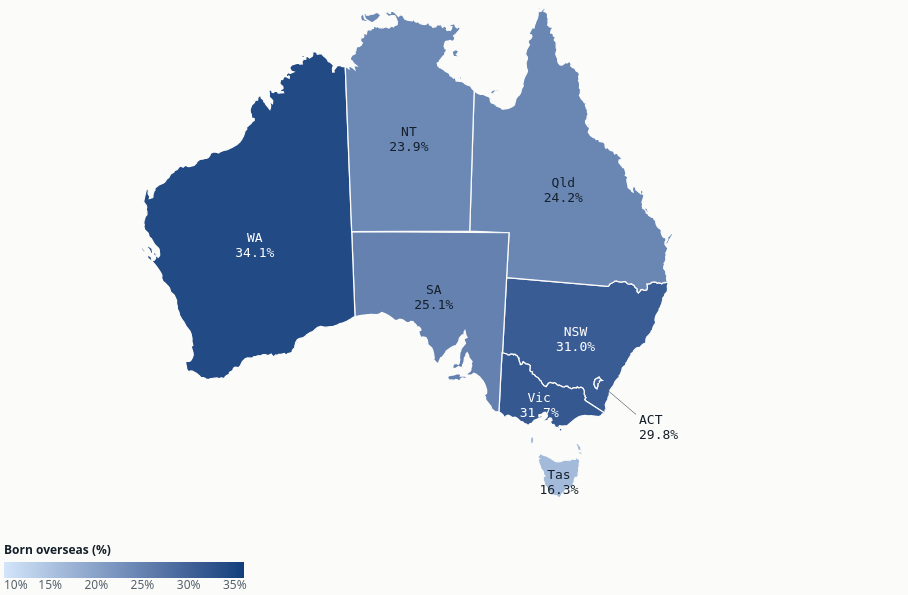

Express this chart as Vega-Lite.
### Vega-Lite specification from a JSON file in a GitHub repository (floating-point values rounded to 4 significant figures; data arrays with more than 128 entries replaced by an {"elided": "..."} marker saying what was removed)
{"$schema": "https://vega.github.io/schema/vega-lite/v5.json", "width": 900, "height": 520, "autosize": {"type": "pad"}, "config": {"background": null, "font": "IBM Plex Sans, Segoe UI, system-ui, sans-serif", "padding": 4, "view": {"stroke": null}, "axis": {"labelColor": "#56616b", "titleColor": "#56616b", "gridColor": "#d6dbd5", "domainColor": "#d6dbd5", "tickColor": "#d6dbd5", "labelFont": "IBM Plex Mono, ui-monospace, Menlo, monospace", "labelFontSize": 11, "titleFont": "IBM Plex Sans, Segoe UI, system-ui, sans-serif", "titleFontWeight": 500}, "legend": {"labelColor": "#56616b", "titleColor": "#15202a", "labelFont": "IBM Plex Sans, Segoe UI, system-ui, sans-serif", "titleFont": "IBM Plex Sans, Segoe UI, system-ui, sans-serif", "titleFontWeight": 600, "labelFontSize": 12, "titleFontSize": 12, "symbolStrokeColor": "#fbfbf9"}, "text": {"color": "#15202a", "font": "IBM Plex Sans, Segoe UI, system-ui, sans-serif"}, "tooltipFormat": {"numberFormat": ",.0f"}}, "params": [{"name": "yr", "value": 2021, "bind": {"input": "radio", "options": [2001, 2006, 2011, 2016, 2021], "name": "Year "}}], "projection": {"type": "conicEqualArea", "parallels": [-18, -36], "rotate": [-134, 0]}, "layer": [{"data": {"values": {"type": "Topology", "arcs": {"elided": "106 rows, 2810 int values in total"}, "transform": {"scale": [0.002035, 0.001652], "translate": [112.9, -43.63]}, "objects": {"states": {"type": "GeometryCollection", "geometries": [{"arcs": [[0, 1, 2, 3, 4, 5, 6, 7, 8, 9, 10, 11, 12, 13, 14, 15, 16, 17, 18, 19, 20, 21, 22, 23, 24, 25, 26, 27, 28, 29, 30, 31, 32, 33, 34, 35, 36, 37, 38, 39, 40, 41, 42, 43, 44, 45], [46]], "type": "Polygon", "properties": {"STATE_CODE": "1", "STATE_NAME": "New South Wales"}, "id": 0}, {"arcs": [[47, 48, 49, -38, 50, -36, 51, -34, 52, -32, 53, -30, 54, -28, 55, -26, 56, 57, -23, 58, -21, 59, 60, 61, -17, 62, -15, 63, -13, 64, -11, 65, -9, 66, -7, 67, -5, 68, 69, 70, -1, 71]], "type": "Polygon", "properties": {"STATE_CODE": "2", "STATE_NAME": "Victoria"}, "id": 1}, {"arcs": [[[-45, 72, -43, 73, -41, 74, 75, 76, 77]], [[78]], [[79]], [[80]], [[81]], [[82]]], "type": "MultiPolygon", "properties": {"STATE_CODE": "3", "STATE_NAME": "Queensland"}, "id": 2}, {"arcs": [[[83, 84, -48, 85]], [[86]]], "type": "MultiPolygon", "properties": {"STATE_CODE": "4", "STATE_NAME": "South Australia"}, "id": 3}, {"arcs": [[[87, 88]], [[89]], [[90]], [[91]]], "type": "MultiPolygon", "properties": {"STATE_CODE": "5", "STATE_NAME": "Western Australia"}, "id": 4}, {"arcs": [[[92]], [[93]], [[94]], [[95]], [[96]], [[97]]], "type": "MultiPolygon", "properties": {"STATE_CODE": "6", "STATE_NAME": "Tasmania"}, "id": 5}, {"arcs": [[[-77, 98, 99]], [[100]], [[101]], [[102]], [[103]], [[104]], [[105]]], "type": "MultiPolygon", "properties": {"STATE_CODE": "7", "STATE_NAME": "Northern Territory"}, "id": 6}, {"arcs": [[-47]], "type": "Polygon", "properties": {"STATE_CODE": "8", "STATE_NAME": "Australian Capital Territory"}, "id": 7}]}}}, "format": {"type": "topojson", "feature": "states"}}, "transform": [{"calculate": "datum.properties.STATE_NAME + '|' + yr", "as": "key"}, {"lookup": "key", "from": {"data": {"values": [{"key": "Western Australia|2001", "pct": 28.6, "year": 2001, "name": "Western Australia", "abbr": "WA"}, {"key": "Western Australia|2006", "pct": 29.9, "year": 2006, "name": "Western Australia", "abbr": "WA"}, {"key": "Western Australia|2011", "pct": 33.4, "year": 2011, "name": "Western Australia", "abbr": "WA"}, {"key": "Western Australia|2016", "pct": 35, "year": 2016, "name": "Western Australia", "abbr": "WA"}, {"key": "Western Australia|2021", "pct": 34.1, "year": 2021, "name": "Western Australia", "abbr": "WA"}, {"key": "Victoria|2001", "pct": 24.5, "year": 2001, "name": "Victoria", "abbr": "Vic"}, {"key": "Victoria|2006", "pct": 26.3, "year": 2006, "name": "Victoria", "abbr": "Vic"}, {"key": "Victoria|2011", "pct": 28.7, "year": 2011, "name": "Victoria", "abbr": "Vic"}, {"key": "Victoria|2016", "pct": 30.7, "year": 2016, "name": "Victoria", "abbr": "Vic"}, {"key": "Victoria|2021", "pct": 31.7, "year": 2021, "name": "Victoria", "abbr": "Vic"}, {"key": "New South Wales|2001", "pct": 24.8, "year": 2001, "name": "New South Wales", "abbr": "NSW"}, {"key": "New South Wales|2006", "pct": 26.5, "year": 2006, "name": "New South Wales", "abbr": "NSW"}, {"key": "New South Wales|2011", "pct": 28.3, "year": 2011, "name": "New South Wales", "abbr": "NSW"}, {"key": "New South Wales|2016", "pct": 30.1, "year": 2016, "name": "New South Wales", "abbr": "NSW"}, {"key": "New South Wales|2021", "pct": 31, "year": 2021, "name": "New South Wales", "abbr": "NSW"}, {"key": "Australian Capital Territory|2001", "pct": 22.9, "year": 2001, "name": "Australian Capital Territory", "abbr": "ACT"}, {"key": "Australian Capital Territory|2006", "pct": 23.6, "year": 2006, "name": "Australian Capital Territory", "abbr": "ACT"}, {"key": "Australian Capital Territory|2011", "pct": 26.1, "year": 2011, "name": "Australian Capital Territory", "abbr": "ACT"}, {"key": "Australian Capital Territory|2016", "pct": 28.2, "year": 2016, "name": "Australian Capital Territory", "abbr": "ACT"}, {"key": "Australian Capital Territory|2021", "pct": 29.8, "year": 2021, "name": "Australian Capital Territory", "abbr": "ACT"}, {"key": "South Australia|2001", "pct": 21.2, "year": 2001, "name": "South Australia", "abbr": "SA"}, {"key": "South Australia|2006", "pct": 21.9, "year": 2006, "name": "South Australia", "abbr": "SA"}, {"key": "South Australia|2011", "pct": 23.7, "year": 2011, "name": "South Australia", "abbr": "SA"}, {"key": "South Australia|2016", "pct": 24.5, "year": 2016, "name": "South Australia", "abbr": "SA"}, {"key": "South Australia|2021", "pct": 25.1, "year": 2021, "name": "South Australia", "abbr": "SA"}, {"key": "Queensland|2001", "pct": 18, "year": 2001, "name": "Queensland", "abbr": "Qld"}, {"key": "Queensland|2006", "pct": 19.7, "year": 2006, "name": "Queensland", "abbr": "Qld"}, {"key": "Queensland|2011", "pct": 22.5, "year": 2011, "name": "Queensland", "abbr": "Qld"}, {"key": "Queensland|2016", "pct": 23.5, "year": 2016, "name": "Queensland", "abbr": "Qld"}, {"key": "Queensland|2021", "pct": 24.2, "year": 2021, "name": "Queensland", "abbr": "Qld"}, {"key": "Northern Territory|2001", "pct": 16.1, "year": 2001, "name": "Northern Territory", "abbr": "NT"}, {"key": "Northern Territory|2006", "pct": 15.7, "year": 2006, "name": "Northern Territory", "abbr": "NT"}, {"key": "Northern Territory|2011", "pct": 18.9, "year": 2011, "name": "Northern Territory", "abbr": "NT"}, {"key": "Northern Territory|2016", "pct": 22.6, "year": 2016, "name": "Northern Territory", "abbr": "NT"}, {"key": "Northern Territory|2021", "pct": 23.9, "year": 2021, "name": "Northern Territory", "abbr": "NT"}, {"key": "Tasmania|2001", "pct": 10.8, "year": 2001, "name": "Tasmania", "abbr": "Tas"}, {"key": "Tasmania|2006", "pct": 11.5, "year": 2006, "name": "Tasmania", "abbr": "Tas"}, {"key": "Tasmania|2011", "pct": 12.5, "year": 2011, "name": "Tasmania", "abbr": "Tas"}, {"key": "Tasmania|2016", "pct": 13.1, "year": 2016, "name": "Tasmania", "abbr": "Tas"}, {"key": "Tasmania|2021", "pct": 16.3, "year": 2021, "name": "Tasmania", "abbr": "Tas"}]}, "key": "key", "fields": ["pct", "abbr"]}}], "mark": {"type": "geoshape", "stroke": "#fbfbf9", "strokeWidth": 1.25}, "encoding": {"color": {"field": "pct", "type": "quantitative", "scale": {"domain": [10, 36], "range": ["#d4e5fa", "#0f3f7c"]}, "legend": {"title": "Born overseas (%)", "orient": "bottom", "direction": "horizontal", "gradientLength": 240, "values": [10, 15, 20, 25, 30, 35], "labelExpr": "datum.value + '%'"}}, "tooltip": [{"field": "properties.STATE_NAME", "title": "State / territory"}, {"field": "pct", "title": "Born overseas (%)", "format": ".1f"}]}}, {"data": {"values": [{"lon": 149.1, "lat": -35.45, "llon": 152.6, "llat": -37.3}]}, "mark": {"type": "rule", "strokeWidth": 0.75}, "encoding": {"longitude": {"field": "lon", "type": "quantitative"}, "latitude": {"field": "lat", "type": "quantitative"}, "longitude2": {"field": "llon"}, "latitude2": {"field": "llat"}, "color": {"value": "#56616b"}}}, {"data": {"values": [{"name": "Western Australia", "abbr": "WA", "lon": 121.6, "lat": -26, "tot": 938900, "top": "England", "topn": 211730, "clon": 112.5, "clat": -24, "cside": "l", "topRegion": "Europe", "l1": "WA · 939k born overseas", "l2": "Top: England 212k", "lines": ["WA · 939k born overseas", "Top: England 212k"]}, {"name": "Victoria", "abbr": "Vic", "lon": 144.3, "lat": -36.9, "tot": 2072570, "top": "India", "topn": 272250, "clon": 141, "clat": -40.5, "cside": "l", "topRegion": "Asia", "l1": "Vic · 2.07M born overseas", "l2": "Top: India 272k", "lines": ["Vic · 2.07M born overseas", "Top: India 272k"]}, {"name": "New South Wales", "abbr": "NSW", "lon": 146.8, "lat": -32.3, "tot": 2510260, "top": "China", "topn": 261330, "clon": 156, "clat": -30, "cside": "r", "topRegion": "Asia", "l1": "NSW · 2.51M born overseas", "l2": "Top: China 261k", "lines": ["NSW · 2.51M born overseas", "Top: China 261k"]}, {"name": "Australian Capital Territory", "abbr": "ACT", "lon": 149.1, "lat": -35.45, "tot": 134900, "top": "India", "topn": 17510, "clon": 156, "clat": -35.2, "cside": "r", "topRegion": "Asia", "l1": "ACT · 135k born overseas", "l2": "Top: India 18k", "lines": ["ACT · 135k born overseas", "Top: India 18k"]}, {"name": "South Australia", "abbr": "SA", "lon": 135.3, "lat": -30, "tot": 452410, "top": "England", "topn": 98770, "clon": 131, "clat": -36, "cside": "l", "topRegion": "Europe", "l1": "SA · 452k born overseas", "l2": "Top: England 99k", "lines": ["SA · 452k born overseas", "Top: England 99k"]}, {"name": "Queensland", "abbr": "Qld", "lon": 144.8, "lat": -22.4, "tot": 1263640, "top": "New Zealand", "topn": 229920, "clon": 155.5, "clat": -21, "cside": "r", "topRegion": "Oceania & Africa", "l1": "Qld · 1.26M born overseas", "l2": "Top: New Zealand 230k", "lines": ["Qld · 1.26M born overseas", "Top: New Zealand 230k"]}, {"name": "Northern Territory", "abbr": "NT", "lon": 133.4, "lat": -19.4, "tot": 59240, "top": "Philippines", "topn": 7320, "clon": 137.5, "clat": -10, "cside": "r", "topRegion": "Asia", "l1": "NT · 59k born overseas", "l2": "Top: Philippines 7k", "lines": ["NT · 59k born overseas", "Top: Philippines 7k"]}, {"name": "Tasmania", "abbr": "Tas", "lon": 146.6, "lat": -42.05, "tot": 92320, "top": "England", "topn": 20420, "clon": 150.5, "clat": -44.5, "cside": "r", "topRegion": "Europe", "l1": "Tas · 92k born overseas", "l2": "Top: England 20k", "lines": ["Tas · 92k born overseas", "Top: England 20k"]}]}, "transform": [{"calculate": "datum.name + '|' + yr", "as": "key"}, {"lookup": "key", "from": {"data": {"values": [{"key": "Western Australia|2001", "pct": 28.6, "year": 2001, "name": "Western Australia", "abbr": "WA"}, {"key": "Western Australia|2006", "pct": 29.9, "year": 2006, "name": "Western Australia", "abbr": "WA"}, {"key": "Western Australia|2011", "pct": 33.4, "year": 2011, "name": "Western Australia", "abbr": "WA"}, {"key": "Western Australia|2016", "pct": 35, "year": 2016, "name": "Western Australia", "abbr": "WA"}, {"key": "Western Australia|2021", "pct": 34.1, "year": 2021, "name": "Western Australia", "abbr": "WA"}, {"key": "Victoria|2001", "pct": 24.5, "year": 2001, "name": "Victoria", "abbr": "Vic"}, {"key": "Victoria|2006", "pct": 26.3, "year": 2006, "name": "Victoria", "abbr": "Vic"}, {"key": "Victoria|2011", "pct": 28.7, "year": 2011, "name": "Victoria", "abbr": "Vic"}, {"key": "Victoria|2016", "pct": 30.7, "year": 2016, "name": "Victoria", "abbr": "Vic"}, {"key": "Victoria|2021", "pct": 31.7, "year": 2021, "name": "Victoria", "abbr": "Vic"}, {"key": "New South Wales|2001", "pct": 24.8, "year": 2001, "name": "New South Wales", "abbr": "NSW"}, {"key": "New South Wales|2006", "pct": 26.5, "year": 2006, "name": "New South Wales", "abbr": "NSW"}, {"key": "New South Wales|2011", "pct": 28.3, "year": 2011, "name": "New South Wales", "abbr": "NSW"}, {"key": "New South Wales|2016", "pct": 30.1, "year": 2016, "name": "New South Wales", "abbr": "NSW"}, {"key": "New South Wales|2021", "pct": 31, "year": 2021, "name": "New South Wales", "abbr": "NSW"}, {"key": "Australian Capital Territory|2001", "pct": 22.9, "year": 2001, "name": "Australian Capital Territory", "abbr": "ACT"}, {"key": "Australian Capital Territory|2006", "pct": 23.6, "year": 2006, "name": "Australian Capital Territory", "abbr": "ACT"}, {"key": "Australian Capital Territory|2011", "pct": 26.1, "year": 2011, "name": "Australian Capital Territory", "abbr": "ACT"}, {"key": "Australian Capital Territory|2016", "pct": 28.2, "year": 2016, "name": "Australian Capital Territory", "abbr": "ACT"}, {"key": "Australian Capital Territory|2021", "pct": 29.8, "year": 2021, "name": "Australian Capital Territory", "abbr": "ACT"}, {"key": "South Australia|2001", "pct": 21.2, "year": 2001, "name": "South Australia", "abbr": "SA"}, {"key": "South Australia|2006", "pct": 21.9, "year": 2006, "name": "South Australia", "abbr": "SA"}, {"key": "South Australia|2011", "pct": 23.7, "year": 2011, "name": "South Australia", "abbr": "SA"}, {"key": "South Australia|2016", "pct": 24.5, "year": 2016, "name": "South Australia", "abbr": "SA"}, {"key": "South Australia|2021", "pct": 25.1, "year": 2021, "name": "South Australia", "abbr": "SA"}, {"key": "Queensland|2001", "pct": 18, "year": 2001, "name": "Queensland", "abbr": "Qld"}, {"key": "Queensland|2006", "pct": 19.7, "year": 2006, "name": "Queensland", "abbr": "Qld"}, {"key": "Queensland|2011", "pct": 22.5, "year": 2011, "name": "Queensland", "abbr": "Qld"}, {"key": "Queensland|2016", "pct": 23.5, "year": 2016, "name": "Queensland", "abbr": "Qld"}, {"key": "Queensland|2021", "pct": 24.2, "year": 2021, "name": "Queensland", "abbr": "Qld"}, {"key": "Northern Territory|2001", "pct": 16.1, "year": 2001, "name": "Northern Territory", "abbr": "NT"}, {"key": "Northern Territory|2006", "pct": 15.7, "year": 2006, "name": "Northern Territory", "abbr": "NT"}, {"key": "Northern Territory|2011", "pct": 18.9, "year": 2011, "name": "Northern Territory", "abbr": "NT"}, {"key": "Northern Territory|2016", "pct": 22.6, "year": 2016, "name": "Northern Territory", "abbr": "NT"}, {"key": "Northern Territory|2021", "pct": 23.9, "year": 2021, "name": "Northern Territory", "abbr": "NT"}, {"key": "Tasmania|2001", "pct": 10.8, "year": 2001, "name": "Tasmania", "abbr": "Tas"}, {"key": "Tasmania|2006", "pct": 11.5, "year": 2006, "name": "Tasmania", "abbr": "Tas"}, {"key": "Tasmania|2011", "pct": 12.5, "year": 2011, "name": "Tasmania", "abbr": "Tas"}, {"key": "Tasmania|2016", "pct": 13.1, "year": 2016, "name": "Tasmania", "abbr": "Tas"}, {"key": "Tasmania|2021", "pct": 16.3, "year": 2021, "name": "Tasmania", "abbr": "Tas"}]}, "key": "key", "fields": ["pct"]}}, {"filter": "datum.abbr != 'ACT'"}, {"calculate": "datum.lon", "as": "x"}, {"calculate": "datum.lat", "as": "y"}, {"calculate": "[datum.abbr, format(datum.pct, '.1f') + '%']", "as": "lbl"}], "mark": {"type": "text", "fontSize": 13, "lineHeight": 15, "font": "IBM Plex Mono, ui-monospace, Menlo, monospace", "fontWeight": 500, "baseline": "middle"}, "encoding": {"longitude": {"field": "x", "type": "quantitative"}, "latitude": {"field": "y", "type": "quantitative"}, "text": {"field": "lbl"}, "color": {"condition": {"test": "datum.pct >= 27", "value": "#ffffff"}, "value": "#15202a"}}}, {"data": {"values": [{"name": "Western Australia", "abbr": "WA", "lon": 121.6, "lat": -26, "tot": 938900, "top": "England", "topn": 211730, "clon": 112.5, "clat": -24, "cside": "l", "topRegion": "Europe", "l1": "WA · 939k born overseas", "l2": "Top: England 212k", "lines": ["WA · 939k born overseas", "Top: England 212k"]}, {"name": "Victoria", "abbr": "Vic", "lon": 144.3, "lat": -36.9, "tot": 2072570, "top": "India", "topn": 272250, "clon": 141, "clat": -40.5, "cside": "l", "topRegion": "Asia", "l1": "Vic · 2.07M born overseas", "l2": "Top: India 272k", "lines": ["Vic · 2.07M born overseas", "Top: India 272k"]}, {"name": "New South Wales", "abbr": "NSW", "lon": 146.8, "lat": -32.3, "tot": 2510260, "top": "China", "topn": 261330, "clon": 156, "clat": -30, "cside": "r", "topRegion": "Asia", "l1": "NSW · 2.51M born overseas", "l2": "Top: China 261k", "lines": ["NSW · 2.51M born overseas", "Top: China 261k"]}, {"name": "Australian Capital Territory", "abbr": "ACT", "lon": 149.1, "lat": -35.45, "tot": 134900, "top": "India", "topn": 17510, "clon": 156, "clat": -35.2, "cside": "r", "topRegion": "Asia", "l1": "ACT · 135k born overseas", "l2": "Top: India 18k", "lines": ["ACT · 135k born overseas", "Top: India 18k"]}, {"name": "South Australia", "abbr": "SA", "lon": 135.3, "lat": -30, "tot": 452410, "top": "England", "topn": 98770, "clon": 131, "clat": -36, "cside": "l", "topRegion": "Europe", "l1": "SA · 452k born overseas", "l2": "Top: England 99k", "lines": ["SA · 452k born overseas", "Top: England 99k"]}, {"name": "Queensland", "abbr": "Qld", "lon": 144.8, "lat": -22.4, "tot": 1263640, "top": "New Zealand", "topn": 229920, "clon": 155.5, "clat": -21, "cside": "r", "topRegion": "Oceania & Africa", "l1": "Qld · 1.26M born overseas", "l2": "Top: New Zealand 230k", "lines": ["Qld · 1.26M born overseas", "Top: New Zealand 230k"]}, {"name": "Northern Territory", "abbr": "NT", "lon": 133.4, "lat": -19.4, "tot": 59240, "top": "Philippines", "topn": 7320, "clon": 137.5, "clat": -10, "cside": "r", "topRegion": "Asia", "l1": "NT · 59k born overseas", "l2": "Top: Philippines 7k", "lines": ["NT · 59k born overseas", "Top: Philippines 7k"]}, {"name": "Tasmania", "abbr": "Tas", "lon": 146.6, "lat": -42.05, "tot": 92320, "top": "England", "topn": 20420, "clon": 150.5, "clat": -44.5, "cside": "r", "topRegion": "Europe", "l1": "Tas · 92k born overseas", "l2": "Top: England 20k", "lines": ["Tas · 92k born overseas", "Top: England 20k"]}]}, "transform": [{"filter": "datum.abbr == 'ACT'"}, {"calculate": "datum.name + '|' + yr", "as": "key"}, {"lookup": "key", "from": {"data": {"values": [{"key": "Western Australia|2001", "pct": 28.6, "year": 2001, "name": "Western Australia", "abbr": "WA"}, {"key": "Western Australia|2006", "pct": 29.9, "year": 2006, "name": "Western Australia", "abbr": "WA"}, {"key": "Western Australia|2011", "pct": 33.4, "year": 2011, "name": "Western Australia", "abbr": "WA"}, {"key": "Western Australia|2016", "pct": 35, "year": 2016, "name": "Western Australia", "abbr": "WA"}, {"key": "Western Australia|2021", "pct": 34.1, "year": 2021, "name": "Western Australia", "abbr": "WA"}, {"key": "Victoria|2001", "pct": 24.5, "year": 2001, "name": "Victoria", "abbr": "Vic"}, {"key": "Victoria|2006", "pct": 26.3, "year": 2006, "name": "Victoria", "abbr": "Vic"}, {"key": "Victoria|2011", "pct": 28.7, "year": 2011, "name": "Victoria", "abbr": "Vic"}, {"key": "Victoria|2016", "pct": 30.7, "year": 2016, "name": "Victoria", "abbr": "Vic"}, {"key": "Victoria|2021", "pct": 31.7, "year": 2021, "name": "Victoria", "abbr": "Vic"}, {"key": "New South Wales|2001", "pct": 24.8, "year": 2001, "name": "New South Wales", "abbr": "NSW"}, {"key": "New South Wales|2006", "pct": 26.5, "year": 2006, "name": "New South Wales", "abbr": "NSW"}, {"key": "New South Wales|2011", "pct": 28.3, "year": 2011, "name": "New South Wales", "abbr": "NSW"}, {"key": "New South Wales|2016", "pct": 30.1, "year": 2016, "name": "New South Wales", "abbr": "NSW"}, {"key": "New South Wales|2021", "pct": 31, "year": 2021, "name": "New South Wales", "abbr": "NSW"}, {"key": "Australian Capital Territory|2001", "pct": 22.9, "year": 2001, "name": "Australian Capital Territory", "abbr": "ACT"}, {"key": "Australian Capital Territory|2006", "pct": 23.6, "year": 2006, "name": "Australian Capital Territory", "abbr": "ACT"}, {"key": "Australian Capital Territory|2011", "pct": 26.1, "year": 2011, "name": "Australian Capital Territory", "abbr": "ACT"}, {"key": "Australian Capital Territory|2016", "pct": 28.2, "year": 2016, "name": "Australian Capital Territory", "abbr": "ACT"}, {"key": "Australian Capital Territory|2021", "pct": 29.8, "year": 2021, "name": "Australian Capital Territory", "abbr": "ACT"}, {"key": "South Australia|2001", "pct": 21.2, "year": 2001, "name": "South Australia", "abbr": "SA"}, {"key": "South Australia|2006", "pct": 21.9, "year": 2006, "name": "South Australia", "abbr": "SA"}, {"key": "South Australia|2011", "pct": 23.7, "year": 2011, "name": "South Australia", "abbr": "SA"}, {"key": "South Australia|2016", "pct": 24.5, "year": 2016, "name": "South Australia", "abbr": "SA"}, {"key": "South Australia|2021", "pct": 25.1, "year": 2021, "name": "South Australia", "abbr": "SA"}, {"key": "Queensland|2001", "pct": 18, "year": 2001, "name": "Queensland", "abbr": "Qld"}, {"key": "Queensland|2006", "pct": 19.7, "year": 2006, "name": "Queensland", "abbr": "Qld"}, {"key": "Queensland|2011", "pct": 22.5, "year": 2011, "name": "Queensland", "abbr": "Qld"}, {"key": "Queensland|2016", "pct": 23.5, "year": 2016, "name": "Queensland", "abbr": "Qld"}, {"key": "Queensland|2021", "pct": 24.2, "year": 2021, "name": "Queensland", "abbr": "Qld"}, {"key": "Northern Territory|2001", "pct": 16.1, "year": 2001, "name": "Northern Territory", "abbr": "NT"}, {"key": "Northern Territory|2006", "pct": 15.7, "year": 2006, "name": "Northern Territory", "abbr": "NT"}, {"key": "Northern Territory|2011", "pct": 18.9, "year": 2011, "name": "Northern Territory", "abbr": "NT"}, {"key": "Northern Territory|2016", "pct": 22.6, "year": 2016, "name": "Northern Territory", "abbr": "NT"}, {"key": "Northern Territory|2021", "pct": 23.9, "year": 2021, "name": "Northern Territory", "abbr": "NT"}, {"key": "Tasmania|2001", "pct": 10.8, "year": 2001, "name": "Tasmania", "abbr": "Tas"}, {"key": "Tasmania|2006", "pct": 11.5, "year": 2006, "name": "Tasmania", "abbr": "Tas"}, {"key": "Tasmania|2011", "pct": 12.5, "year": 2011, "name": "Tasmania", "abbr": "Tas"}, {"key": "Tasmania|2016", "pct": 13.1, "year": 2016, "name": "Tasmania", "abbr": "Tas"}, {"key": "Tasmania|2021", "pct": 16.3, "year": 2021, "name": "Tasmania", "abbr": "Tas"}]}, "key": "key", "fields": ["pct"]}}, {"calculate": "['ACT', format(datum.pct, '.1f') + '%']", "as": "lbl"}, {"calculate": "152.6", "as": "x"}, {"calculate": "-37.3", "as": "y"}], "mark": {"type": "text", "align": "left", "dx": 3, "fontSize": 13, "lineHeight": 15, "font": "IBM Plex Mono, ui-monospace, Menlo, monospace", "fontWeight": 500, "baseline": "top"}, "encoding": {"longitude": {"field": "x", "type": "quantitative"}, "latitude": {"field": "y", "type": "quantitative"}, "text": {"field": "lbl"}, "color": {"value": "#15202a"}}}, {"data": {"values": [{"type": "Feature", "properties": {}, "geometry": {"type": "MultiPoint", "coordinates": [[112, -10], [161, -10], [161, -44], [112, -44]]}}]}, "mark": {"type": "geoshape", "opacity": 0, "filled": false, "strokeOpacity": 0}}], "background": "#fbfbf9"}
